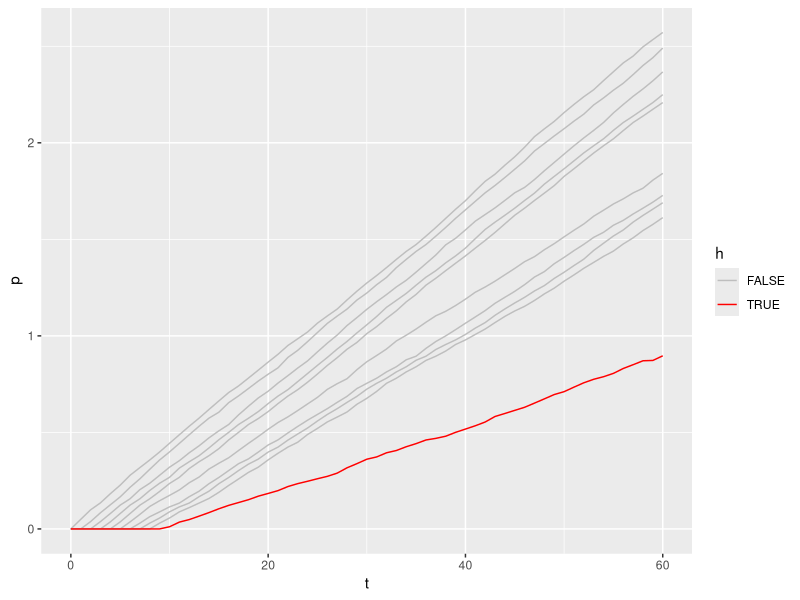
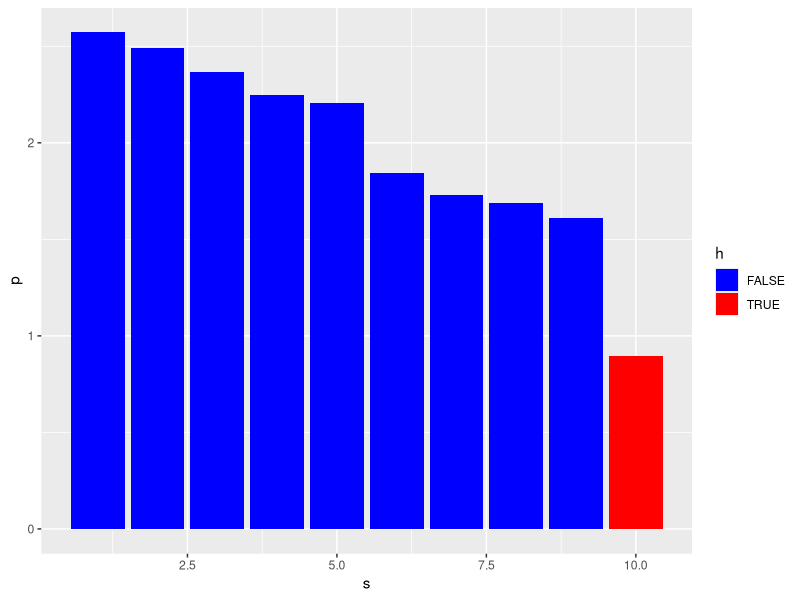

Source code (R) for these figures, in order:
library(ggplot2)
n<-10
t<-60
s<-c(2.5,2.5,2.5,2.5,2.5,2,2,2,2,1)
p<-matrix(0,t+1,n)
for(i in 1:t){
v<-rnorm(n,s,0.3)
v<-pmax(v,0.1)
a<-numeric(n)
a[1]<-v[1]
for(j in 2:n){
x<-p[i,j]+v[j]/60
y<-p[i,j-1]
if(x>y){a[j]<-(y-p[i,j])*60}else{a[j]<-v[j]}
}
p[i+1,]<-p[i,]+a/60
}
d<-data.frame()
for(k in 1:n){
d<-rbind(d,data.frame(t=0:t,s=k,p=p[,k],h=k==n))
}
ggplot(d,aes(t,p,group=s,color=h))+geom_line()+scale_color_manual(values=c("gray","red"))
f<-d[d$t==t,]
ggplot(f,aes(s,p,fill=h))+geom_col()+scale_fill_manual(values=c("blue","red"))
